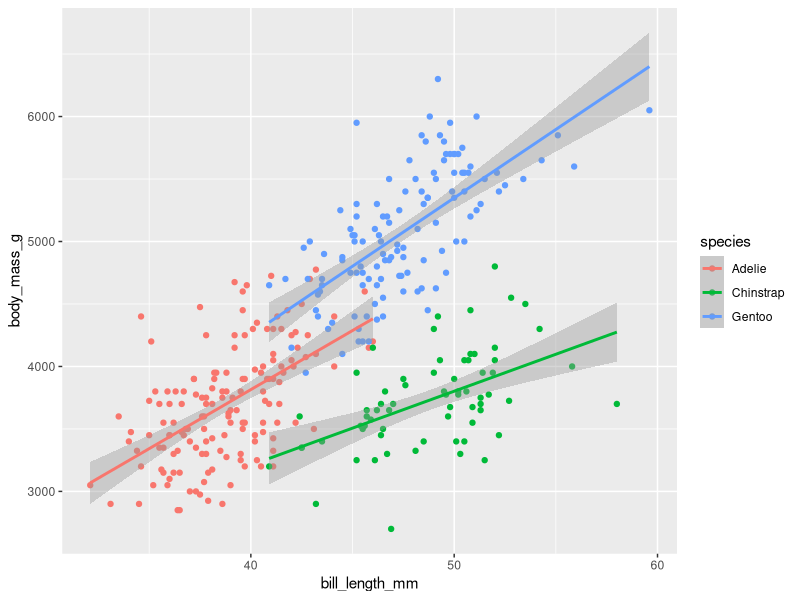

This chart was generated by the following R code:
library(palmerpenguins)
library(dplyr)
library(ggplot2)

df <- palmerpenguins::penguins

table1 <- df %>%
  group_by(species, sex) %>%
  summarise(
    across(
      where(is.numeric), 
      \(x) mean(x, na.rm = TRUE)
      )
    ) %>%
  knitr::kable()

## Penguin Size vs Mass by Species


plot <- df %>%
  ggplot(aes(x = bill_length_mm, y = body_mass_g, color = species)) +
  geom_point() + 
  geom_smooth(method = "lm")
  